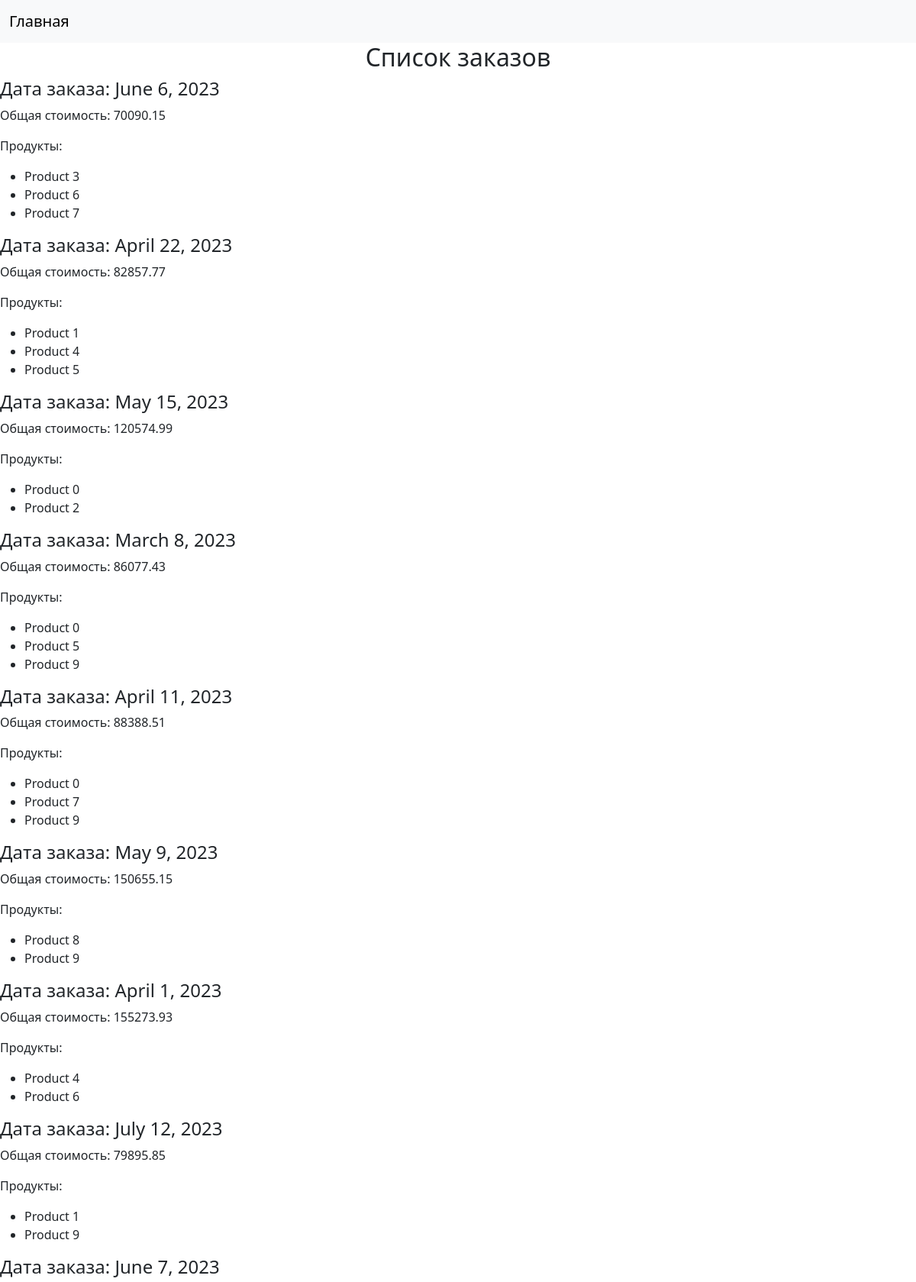
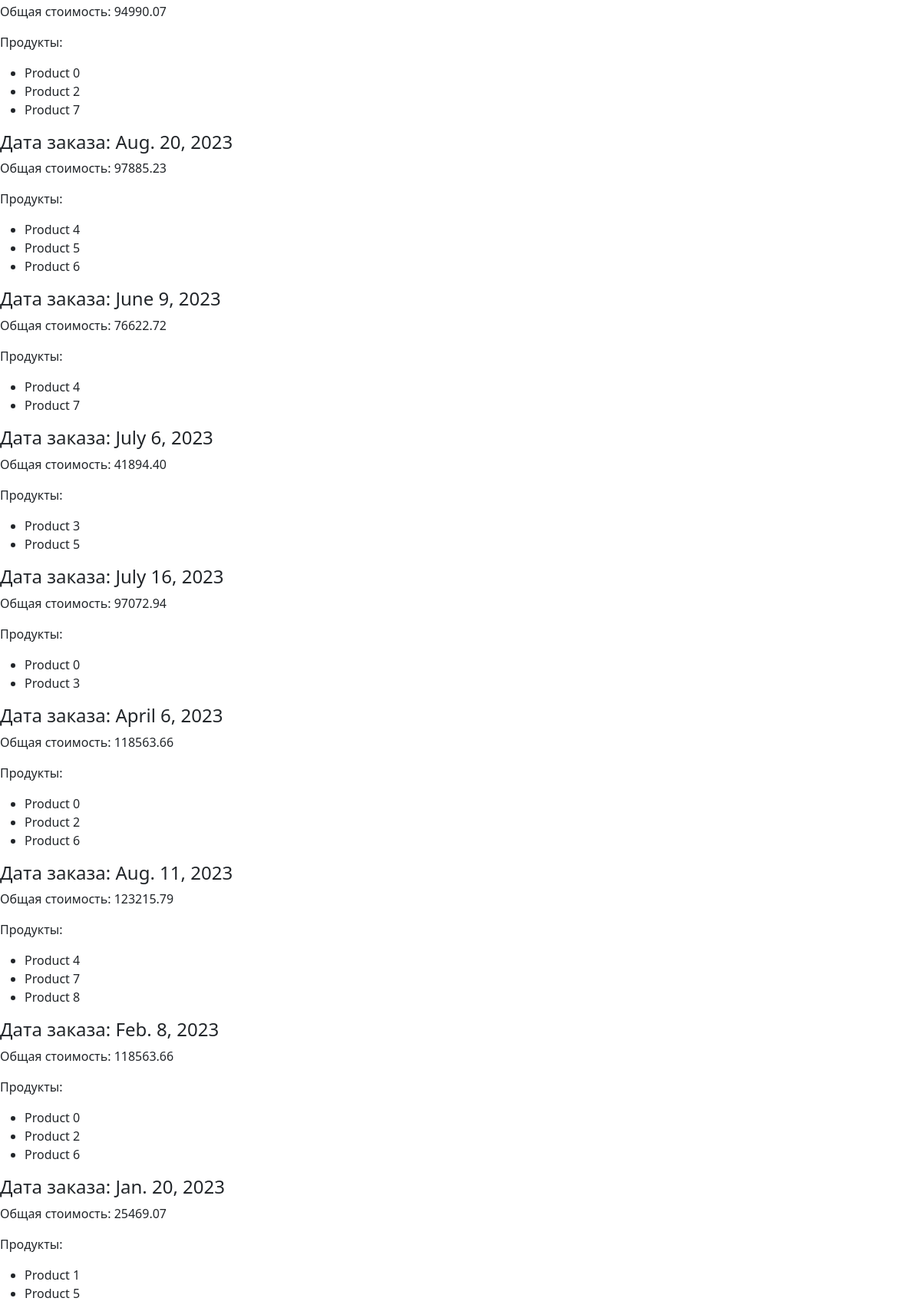
The app's page /orders/1/ (upper part) with its own data (2 pictures, top to bottom).
### app/models.py (models this page shows)
class Order(models.Model):
    client = models.ForeignKey(Client, on_delete=models.CASCADE)
    products = models.ManyToManyField(Product)
    common_price = models.DecimalField(max_digits=10, decimal_places=2)
    date = models.DateField()

class Product(models.Model):
    name = models.CharField(max_length=100)
    description = models.TextField()
    price = models.DecimalField(max_digits=10, decimal_places=2)
    amount = models.IntegerField()
    added_at = models.DateField(auto_now=True)

### app/views.py (the view)
# urls.py: path('orders/<int:client_id>/', views.get_orders, name='orders'),
def get_orders(request, client_id):
    orders = Order.objects.filter(client__pk=client_id)
    return render(request, 'app/orders.html', {'orders': orders})

### app/templates/app/orders.html (shortened to what this page needs)
{% extends 'app/base.html' %}
{% block content %}
<h2 class="text-center">Список заказов</h2>
    {% for order in orders %}
        <h4>Дата заказа: {{ order.date }}</h4>
        <p>Общая стоимость: {{ order.common_price }}</p>
        <p>Продукты:</p>
        <ul>
            {% for product in order.products.all %}
                <li>{{ product.name }}</li>
            {% endfor %}
        </ul>
    {% endfor %}
{% endblock %}

### app/templates/app/base.html (shortened to what this page needs)
<!DOCTYPE html>
<html lang="ru">
<head>
    {% load static %}
    <link rel="stylesheet" href="{% static 'app/css/bootstrap.min.css' %}">
</head>
<body>
<nav class="navbar navbar-expand-lg navbar-light bg-light">
    <div class="container-fluid">
        <a class="navbar-brand" href="/">Главная</a>
    </div>
</nav>
{% block content %}{% endblock %}
</body>
</html>

### records on screen
Order: date "June 6, 2023", common_price "70090.15"
Product: name "Product 3"
Product: name "Product 6"
Product: name "Product 7"
Order: date "April 22, 2023", common_price "82857.77"
Product: name "Product 1"
Product: name "Product 4"
Product: name "Product 5"
Order: date "May 15, 2023", common_price "120574.99"
Product: name "Product 0"
Product: name "Product 2"
Order: date "March 8, 2023", common_price "86077.43"
Product: name "Product 9"
Order: date "April 11, 2023", common_price "88388.51"
Order: date "May 9, 2023", common_price "150655.15"
Product: name "Product 8"
Order: date "April 1, 2023", common_price "155273.93"
Order: date "July 12, 2023", common_price "79895.85"
Order: date "June 7, 2023", common_price "94990.07"
Order: date "Aug. 20, 2023", common_price "97885.23"
Order: date "June 9, 2023", common_price "76622.72"
Order: date "July 6, 2023", common_price "41894.40"
Order: date "July 16, 2023", common_price "97072.94"
Order: date "April 6, 2023", common_price "118563.66"
Order: date "Aug. 11, 2023", common_price "123215.79"
Order: date "Feb. 8, 2023", common_price "118563.66"
Order: date "Jan. 20, 2023", common_price "25469.07"
